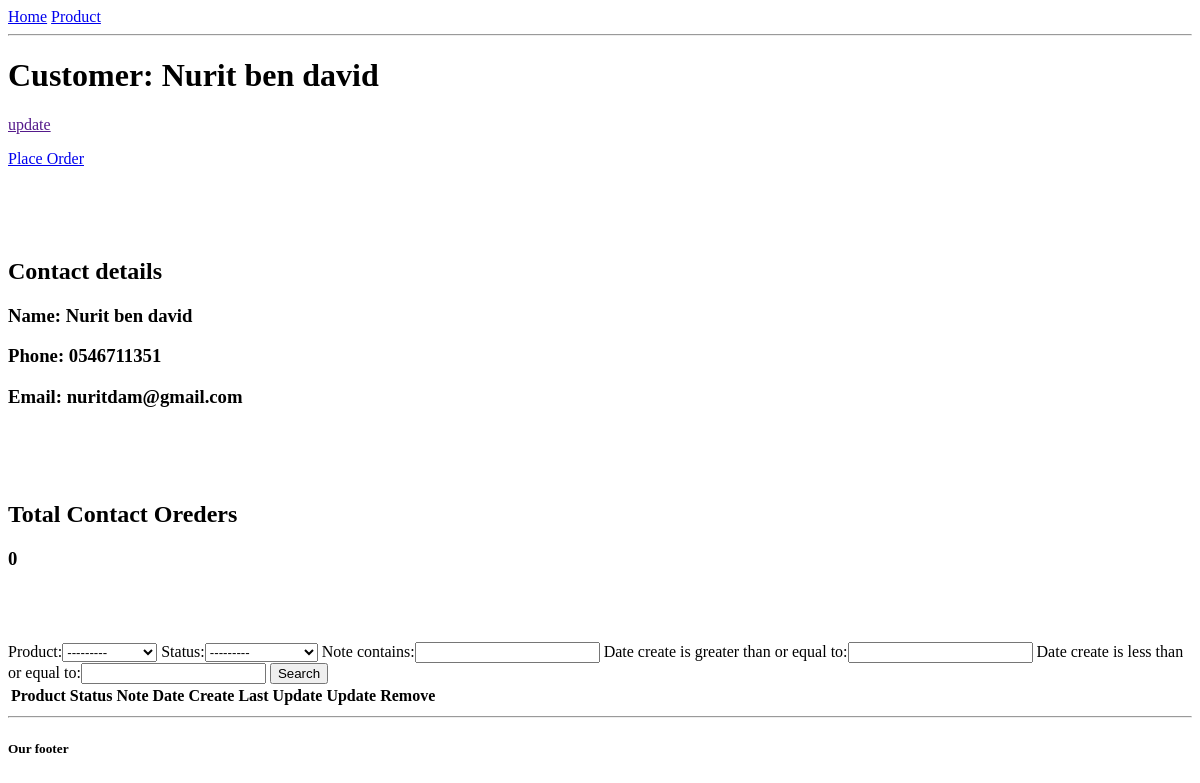
The app's page /customer/2/, older data.
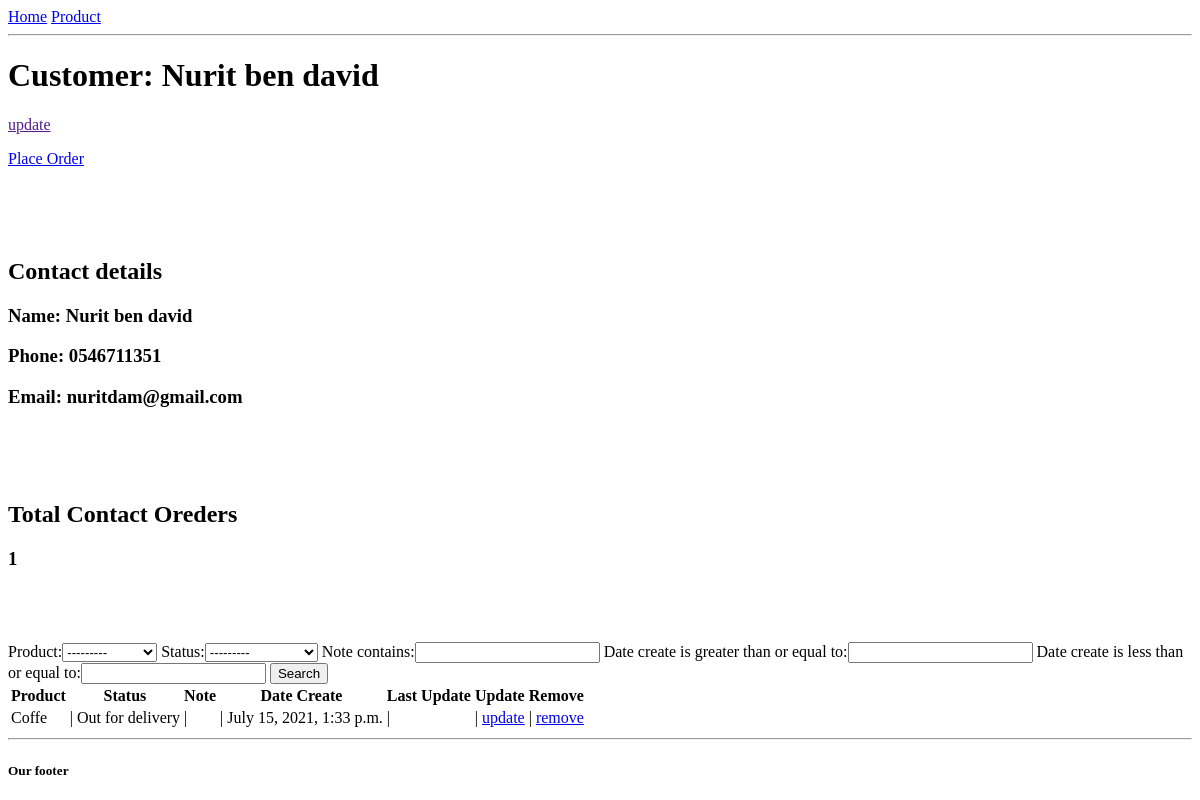
The same page, newer data.
### accounts/models.py (models this page shows)
class Order(models.Model):
    STATUS = (
        ('Pending','Pending'),
        ('Out for delivery', 'Out for delivery'),
        ('Delivered','Delivered')
    )
    customer = models.ForeignKey(Customer, null=True, on_delete=models.SET_NULL)
    product = models.ForeignKey(Product, null=True, on_delete=models.SET_NULL)
    date_create = models.DateTimeField(auto_now_add=True, null=True)
    date_update = models.DateTimeField(auto_now_add=False, auto_now=True, null=True)
    status = models.CharField(max_length=200, null=True, choices=STATUS)
    note = models.CharField(max_length=200, null=True)

class Product(models.Model):
    CATEGORY = (
        ('Indoor','Indoor'),
        ('Outdoor','Outdoor')
    )
    name = models.CharField(max_length=200, null=True)
    price = models.FloatField(null=True)
    category = models.CharField(max_length=200, null=True)
    description = models.CharField(max_length=200, null=True, blank=True)
    date_create = models.DateTimeField(auto_now_add=True, null=True)
    tags = models.ManyToManyField(Tag)
    def __str__(self):
        return self.name

### accounts/views.py (the view)
# urls.py: path('customer/<str:pk>/',customer, name='customer'),
def customer(request, pk):
    customers = Customer.objects.get(id=pk)
    orders_customer = customers.order_set.all() # זה נותן לי את כל ההזמנות במקושרות את לקוח אחד .
    total_orders = orders_customer.count()
    my_filter = OrderFilter(request.GET, queryset=orders_customer) # מגניס את כל החיפוש שלי תחת הקוח שאני בדף שלו
    orders_customer = my_filter.qs
    context = {"customers": customers, "orders": orders_customer, "filter": my_filter, "total_orders": total_orders}
    return render(request, 'accounts/customer.html', context)

### accounts/templates/accounts/customer.html
{% extends 'accounts/main.html'%}
{% block contant %}
<body>
    <h1>Customer: {{customers.name }}</h1>
              <p><a href="">update</p></a>
             <p><a href="{% url 'create_order' customers.id %}">Place Order</p></a>
             <br>
             <br>
             <br>
    <h2>Contact details</h2>
            <h3>Name: {{customers.name }}</h3>
            <h3>Phone: {{customers.phone }}</h3>
            <h3>Email: {{customers.email }}</h3>
<br>
<br>
<br>
<h2>Total Contact Oreders</h2>
            <h3>{{total_orders }}</h3>
<br>
<br>
<br>
<form action="" method="GET">
    {{filter.form}}
    <button type="submit">Search</button>
</form>
<table>
    <tr>
        <th>Product</th>
        <th>Status</th>
        <th>Note</th>
        <th>Date Create</th>
        <th>Last Update</th>
        <th>Update</th>
        <th>Remove</th>
    </tr>
    {%for or in orders%}
        <tr>
            <td>{{or.product}} </td>
            <td> | {{ or.status}}  </td>
                {%if or.note == None%}
                    <td> |   </td>
                {% else %}
                    <td> | {{or.note}}   </td>
                {% endif %}
            {% if or.date_create == or.date_update %}
                <td> | {{ or.date_create}} </td>
                <td> |  </td>
            {% else %}
                <td> | {{ or.date_create}} </td>
                <td> | {{ or.date_update}} </td>
            {% endif %}
            <td> | <a href="{% url 'update_order' or.id %}">update</a></td>
            <td> | <a href="{% url 'delete_order' or.id %}">remove</a></td>
        </tr>
{% endfor %}
</table>
</body>
</html>
{% endblock  %}

Row changes from the older to the newer data that the page shows:
added Order: product "Coffe", status "Out for delivery", date_create "July 15, 2021, 1:33 p.m."
Text that changed along with them:
{{ total_orders }}: "0" → "1"
